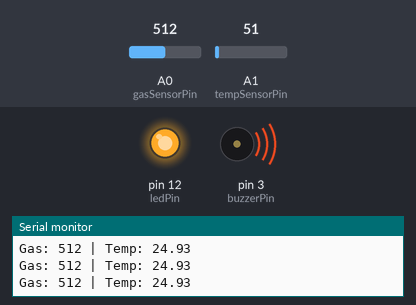
Recording of a sketch running on a simulated Arduino Uno, built with avr-gcc and run on an emulated ATmega328P. Shown: output pins drawn as LEDs (lit = HIGH), buzzer (waves = sounding, pin HIGH), the last lines printed to the serial monitor. Inputs (shaded band) come from the test bench; at power-on: A0 (gasSensorPin) = 512, A1 (tempSensorPin) = 51.

Above: at 1.3 s.
1.4 s: A0 (gasSensorPin) set to 415
2.9 s: A0 (gasSensorPin) set to 393
At 4.0 s:
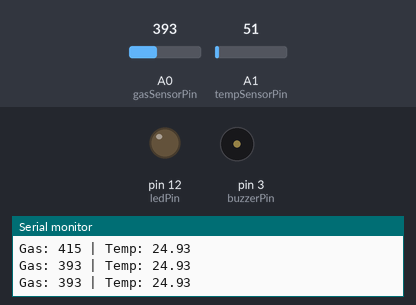
4.5 s: A0 (gasSensorPin) set to 410
At 5.2 s:
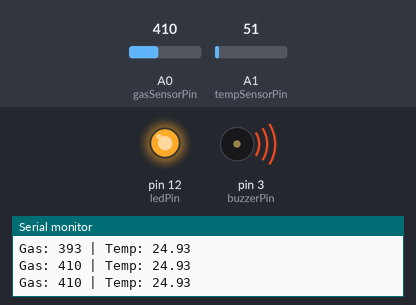
6.0 s: A0 (gasSensorPin) set to 390
At 6.5 s:
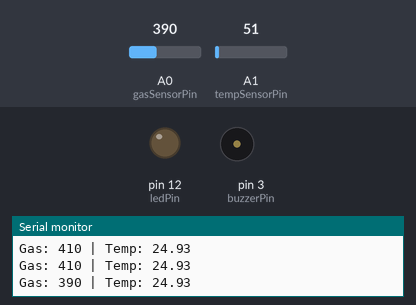
Timing chart, 0 to 8.5 s (numbered marks = the images above; inputs shaded):
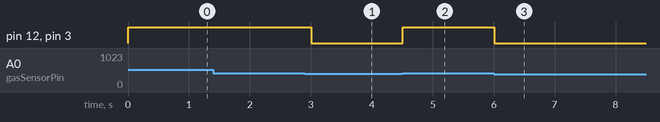

Measured:
- the behaviour switches between 401 and 400 on A0 (gasSensorPin) (found by bisection; images 0 and 1)
- after the input at 2.9 s, pin 12 (ledPin), pin 3 (buzzerPin): HIGH → LOW after 0.11 s
- after the input at 4.5 s, pin 12 (ledPin), pin 3 (buzzerPin): LOW → HIGH at once
- after the input at 6.0 s, pin 12 (ledPin), pin 3 (buzzerPin): HIGH → LOW at once

The sketch:

code.ino
```cpp
const int gasSensorPin = A0;
const int tempSensorPin = A1;
const int ledPin = 12;
const int buzzerPin = 3;

const int gasThreshold = 400;
const float tempThreshold = 50.0;

void setup() {
  pinMode(ledPin, OUTPUT);
  pinMode(buzzerPin, OUTPUT);
  Serial.begin(9600);
}

void loop() {
  int gasValue = analogRead(gasSensorPin);
  int tempValue = analogRead(tempSensorPin);


  float temperature = (tempValue * 5.0 / 1023.0) * 100;


  Serial.print("Gas: ");
  Serial.print(gasValue);
  Serial.print(" | Temp: ");
  Serial.println(temperature);


  if (gasValue > gasThreshold || temperature > tempThreshold) {
    digitalWrite(ledPin, HIGH);
    digitalWrite(buzzerPin, HIGH);
  } else {
    digitalWrite(ledPin, LOW);
    digitalWrite(buzzerPin, LOW);
  }

  delay(500);
}
```
